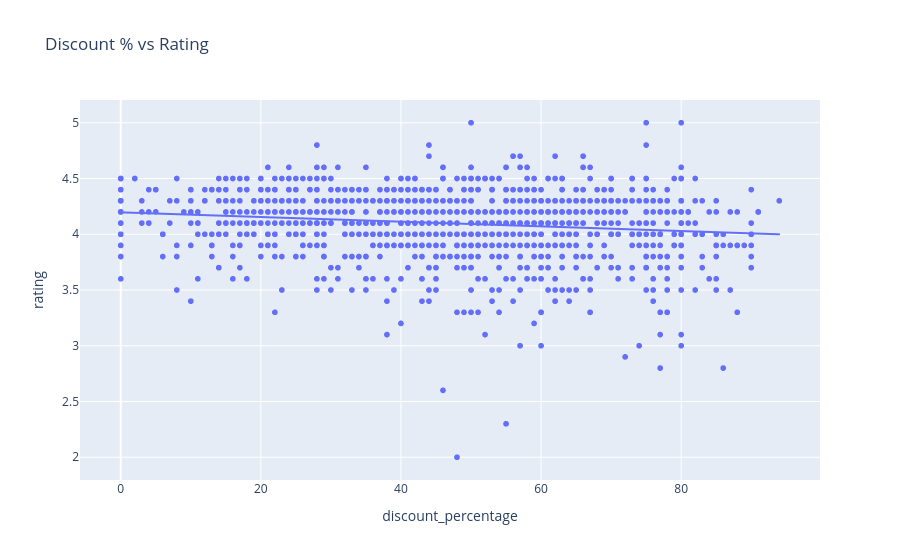

The cell this chart's notebook holds for it:
### Code cell
fig = px.scatter(analysis_df, x='discount_percentage', y='rating', trendline='ols',
                  title='Discount % vs Rating')
fig.show()

### Figure 1 — Plotly figure (JSON) as saved in the notebook; plotly's stock layout.template omitted (floating-point values rounded to 4 significant figures; data arrays with more than 128 entries replaced by an {"elided": "..."} marker saying what was removed)
{"data": [{"hovertemplate": "discount_percentage=%{x}<br>rating=%{y}<extra></extra>", "legendgroup": "", "marker": {"color": "#636efa", "symbol": "circle"}, "mode": "markers", "name": "", "showlegend": false, "type": "scattergl", "x": {"elided": "1465 int values"}, "xaxis": "x", "y": {"elided": "1465 float values"}, "yaxis": "y"}, {"hovertemplate": "<b>OLS trendline</b><br>rating = -0.00209544 * discount_percentage + 4.19656<br>R<sup>2</sup>=0.024142<br><br>discount_percentage=%{x}<br>rating=%{y} <b>(trend)</b><extra></extra>", "legendgroup": "", "marker": {"color": "#636efa", "symbol": "circle"}, "mode": "lines", "name": "", "showlegend": false, "type": "scattergl", "x": {"elided": "1464 int values"}, "xaxis": "x", "y": {"elided": "1464 float values"}, "yaxis": "y"}], "layout": {"legend": {"tracegroupgap": 0}, "title": {"text": "Discount % vs Rating"}, "xaxis": {"anchor": "y", "domain": [0, 1], "title": {"text": "discount_percentage"}}, "yaxis": {"anchor": "x", "domain": [0, 1], "title": {"text": "rating"}}}}
